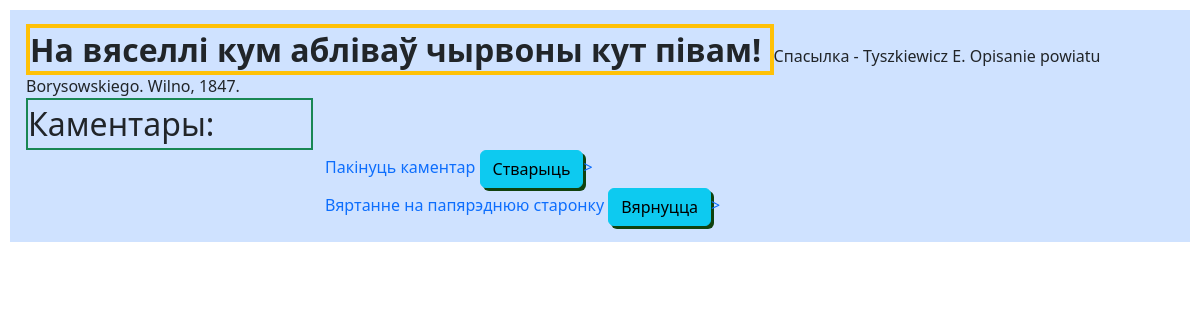
/folklore/4/8, run on the app's committed database.
### Folklore/models.py (models this page shows)
class Folklore(models.Model):
    category = models.ForeignKey("Category", on_delete=models.CASCADE, related_name="folklore")
    description = models.TextField(max_length=10_000)
    link = models.TextField(max_length=256)

### Folklore/views.py (the view)
class ShowOneFolklore(View):
    def get_queryset(self, request, folklore_id):
        return Comments.objects.filter(folklore__id=folklore_id) \
            .select_related("folklore") \
            .values("username", "content", "created", "folklore__link") \
            .order_by("-created")
    def get(self, request, category_id, folklore_id):
        category = get_object_or_404(Folklore, id=category_id)
        folklore = get_object_or_404(Folklore, id=folklore_id)
        list_comments = self.get_queryset(request, folklore_id)
        return render(request, "Folklore/folklore_show.html",
                      {"category": category, "folklore": folklore, "list_comments": list_comments})

### templates/Folklore/folklore_show.html (shortened to what this page needs)
{% extends "Folklore/base.html" %}
{%load crispy_forms_tags %}
{% block content %}
    <span class="border border-warning border-4 fs-2 fw-bold" >
        {{ folklore.description }}
    </span>
    <h8> Спасылка - {{ folklore.link }}</h8>
        <div class="border border-success border-2 fs-2 w-25"> Каментары:
        </div>
    <div class="container w-50">
        <a href="{% url 'comment_add' category.id folklore.id  %}">
            <div>
                <label>
                Пакінуць каментар
                <button type="submit" class="btn btn-info" style="box-shadow: 3px 3px #10420e">Стварыць</button>>
                </label>
            </div>
        </a>
        <a href="{% url 'category_show' category.id %}">
            <div>
                <label>
                Вяртанне на папярэднюю старонку
                <button type="submit" class="btn btn-info" style="box-shadow: 3px 3px #10420e">Вярнуцца</button>>
                </label>
            </div>
        </a>
    </div>
{% endblock %}

### data on the page
Folklore: description "На вяселлі кум абліваў чырвоны кут півам!", link "Tyszkiewicz E. Opisanie powiatu Borysowskiego. Wilno, 1847."
